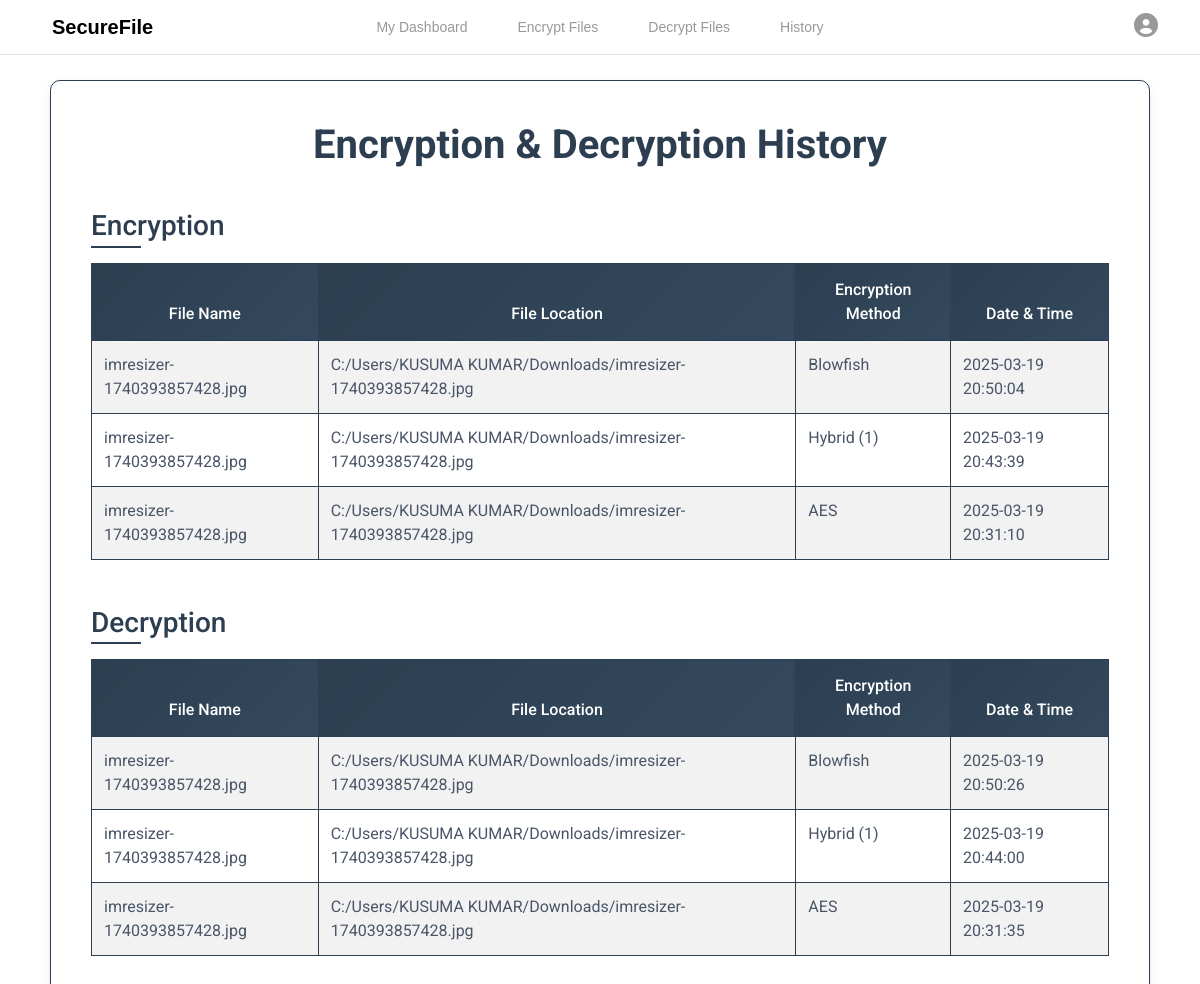
The page /file_crypto/history/ (signed in) on the database its author committed.
### file_crypto/models.py (models this page shows, shortened)
class EncryptionHistory(models.Model):
    ACTION_CHOICES = (
        ('ENCRYPT', 'Encryption'),
        ('DECRYPT', 'Decryption'),
    )
    user = models.ForeignKey(User, on_delete=models.CASCADE)
    filename = models.CharField(max_length=255)
    file_location = models.CharField(max_length=512)
    encryption_method = models.CharField(max_length=50)
    action_type = models.CharField(max_length=10, choices=ACTION_CHOICES, default='ENCRYPT')
    timestamp = models.DateTimeField(auto_now_add=True)

### file_crypto/views.py (the view)
# urls.py: path('history/', history, name='history'),
@login_required
def history(request):
    encrypt_history = EncryptionHistory.objects.filter(user=request.user, action_type='ENCRYPT').order_by('-timestamp')
    decrypt_history = EncryptionHistory.objects.filter(user=request.user, action_type='DECRYPT').order_by('-timestamp')
    return render(request, "history.html", {
        "encrypt_history": encrypt_history,
        "decrypt_history": decrypt_history
    })

### templates/history.html (shortened to what this page needs)
{% extends "base.html" %}
{% block content %}
<div class="container mt-5 history-container">
    <div class="outer-box">
        <div class="inner-box">
            <h1 class="text-center history-title">Encryption & Decryption History</h1>
            <h2 class="history-subtitle">Encryption</h2>
            {% if encrypt_history %}
                <div class="table-responsive">
                    <table class="table table-striped table-bordered history-table">
                        <thead>
                            <tr>
                                <th>File Name</th>
                                <th>File Location</th>
                                <th>Encryption Method</th>
                                <th>Date & Time</th>
                            </tr>
                        </thead>
                        <tbody>
                            {% for entry in encrypt_history %}
                                <tr>
                                    <td>{{ entry.filename }}</td>
                                    <td>{{ entry.file_location }}</td>
                                    <td>{{ entry.encryption_method }}</td>
                                    <td>{{ entry.timestamp|date:"Y-m-d H:i:s" }}</td>
                                </tr>
                            {% endfor %}
                        </tbody>
                    </table>
                </div>
            {% else %}
                <p class="text-center text-muted">No encryption history found.</p>
            {% endif %}
            <h2 class="history-subtitle">Decryption</h2>
            {% if decrypt_history %}
                <div class="table-responsive">
                    <table class="table table-striped table-bordered history-table">
                        <thead>
                            <tr>
                                <th>File Name</th>
                                <th>File Location</th>
                                <th>Encryption Method</th>
                                <th>Date & Time</th>
                            </tr>
                        </thead>
                        <tbody>
                            {% for entry in decrypt_history %}
                                <tr>
                                    <td>{{ entry.filename }}</td>
                                    <td>{{ entry.file_location }}</td>
                                    <td>{{ entry.encryption_method }}</td>
                                    <td>{{ entry.timestamp|date:"Y-m-d H:i:s" }}</td>
                                </tr>
                            {% endfor %}
                        </tbody>
                    </table>
                </div>
            {% else %}
                <p class="text-center text-muted">No decryption history found.</p>
            {% endif %}
        </div>
    </div>
</div>
{% endblock %}

### templates/base.html (shortened to what this page needs)
{% load static %}
<!DOCTYPE html>
<html lang="en">
<head>
    <link href="https://cdn.jsdelivr.net/npm/bootstrap@5.3.0/dist/css/bootstrap.min.css" rel="stylesheet">
    <link rel="stylesheet" href="{% static 'css/base.css' %}">
    <link rel="stylesheet" href="https://cdnjs.cloudflare.com/ajax/libs/font-awesome/6.0.0/css/all.min.css">
</head>
<body>
    <nav class="top-nav">
        <div class="container d-flex justify-content-between align-items-center">
            <h2 class="nav-title">SecureFile</h2>
            <ul class="nav-links">
                <li><a href="{% url 'dashboard' user.username %}">My Dashboard</a></li>
                <li><a href="{% url 'encrypt' %}">Encrypt Files</a></li>
                <li><a href="{% url 'decrypt' %}">Decrypt Files</a></li>
                <li><a href="{% url 'history' %}">History</a></li>
            </ul>
            <div class="profile-section">
                <i class="fas fa-user-circle profile-icon"></i>
            </div>
        </div>
    </nav>
    <div class="main-content">
        <main>
            {% block content %}
            {% endblock %}
        </main>
    </div>
</body>
</html>

### static/css/base.css (style rules this page uses)
body { margin: 0; padding: 0; font-family: 'Poppins', 'Arial', sans-serif; background: #ffffff; color: #333333; overflow-x: hidden; position: relative; }
.top-nav { position: fixed; top: 0; width: 100%; background: rgba(255, 255, 255, 0.95); backdrop-filter: blur(10px); padding: 10px 0; z-index: 1000; border-bottom: 1px solid rgba(0, 0, 0, 0.1); transition: background 0.3s ease; }
.nav-title { font-size: 20px; font-weight: 700; color: #000000; margin: 0; padding: 5px 10px; animation: gradientText 4s infinite; }
.nav-links { list-style: none; display: flex; align-items: center; margin: 0; padding: 0; position: absolute; left: 50%; transform: translateX(-50%); }
.nav-links li { margin: 0 25px; }
.nav-links a { color: #999999; text-decoration: none; font-size: 14px; font-family: 'Poppins', sans-serif; transition: all 0.3s ease; }
.profile-section { position: relative; }
.profile-icon { font-size: 24px; color: #999999; cursor: pointer; transition: all 0.3s ease; }
.main-content { margin-top: 60px; }

### templates/history.html (style rules this page uses)
.history-container { display: flex; justify-content: center; align-items: center; min-height: calc(100vh - 120px); padding: 20px; }
.inner-box { border: 1px solid #2C3E50; border-radius: 10px; padding: 40px; background: #ffffff; color: #2C3E50; width: 100%; max-width: 1200px; box-shadow: 0 6px 12px rgba(44, 62, 80, 0.1); transition: box-shadow 0.3s ease; }
.history-title { font-size: 40px; font-weight: 700; color: #2C3E50; margin-bottom: 40px; text-align: center; font-family: 'Roboto', sans-serif; animation: fadeInUp 1s ease; }
.history-subtitle { font-size: 28px; font-weight: 500; color: #2C3E50; margin-top: 30px; margin-bottom: 20px; font-family: 'Roboto', sans-serif; position: relative; }
.history-subtitle::after { content: ''; position: absolute; bottom: -5px; left: 0; width: 50px; height: 2px; background: #2C3E50; }
.history-table { border: 1px solid #2C3E50; background: #f9fafb; color: #4A5568; border-radius: 8px; font-family: 'Roboto', sans-serif; font-size: 16px; transition: all 0.3s ease; }
.history-table thead th { background: linear-gradient(135deg, #2C3E50 0%, #34495E 100%); color: #ffffff; text-align: center; border: 1px solid #2C3E50; padding: 14px; font-weight: 500; }
.history-table tbody td { border: 1px solid #2C3E50; padding: 12px; color: #4A5568; }

### rows shown on the page
EncryptionHistory: filename "imresizer-1740393857428.jpg", file_location "C:/Users/KUSUMA KUMAR/Downloads/imresizer-1740393857428.jpg", encryption_method "Blowfish", timestamp "2025-03-19 20:50:04"
EncryptionHistory: filename "imresizer-1740393857428.jpg", file_location "C:/Users/KUSUMA KUMAR/Downloads/imresizer-1740393857428.jpg", encryption_method "Hybrid (1)", timestamp "2025-03-19 20:43:39"
EncryptionHistory: filename "imresizer-1740393857428.jpg", file_location "C:/Users/KUSUMA KUMAR/Downloads/imresizer-1740393857428.jpg", encryption_method "AES", timestamp "2025-03-19 20:31:10"
EncryptionHistory: filename "imresizer-1740393857428.jpg", file_location "C:/Users/KUSUMA KUMAR/Downloads/imresizer-1740393857428.jpg", encryption_method "Blowfish", timestamp "2025-03-19 20:50:26"
EncryptionHistory: filename "imresizer-1740393857428.jpg", file_location "C:/Users/KUSUMA KUMAR/Downloads/imresizer-1740393857428.jpg", encryption_method "Hybrid (1)", timestamp "2025-03-19 20:44:00"
EncryptionHistory: filename "imresizer-1740393857428.jpg", file_location "C:/Users/KUSUMA KUMAR/Downloads/imresizer-1740393857428.jpg", encryption_method "AES", timestamp "2025-03-19 20:31:35"
